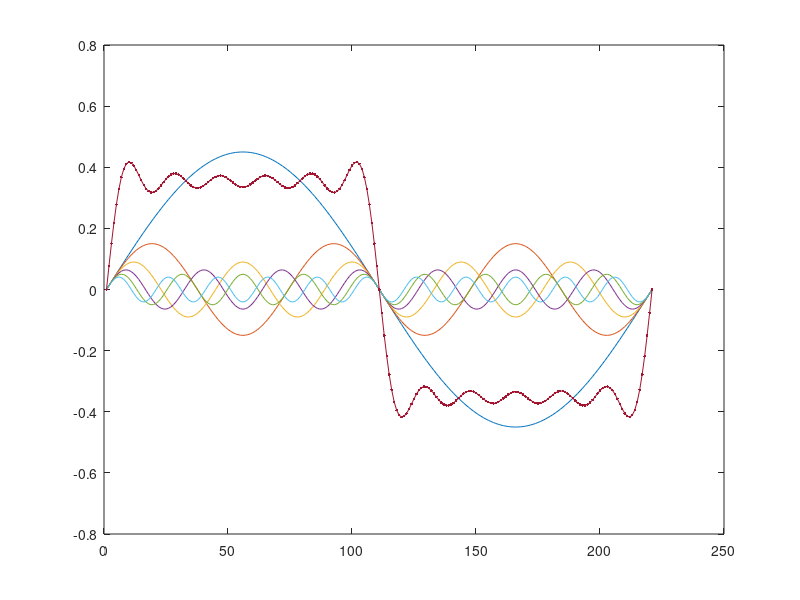
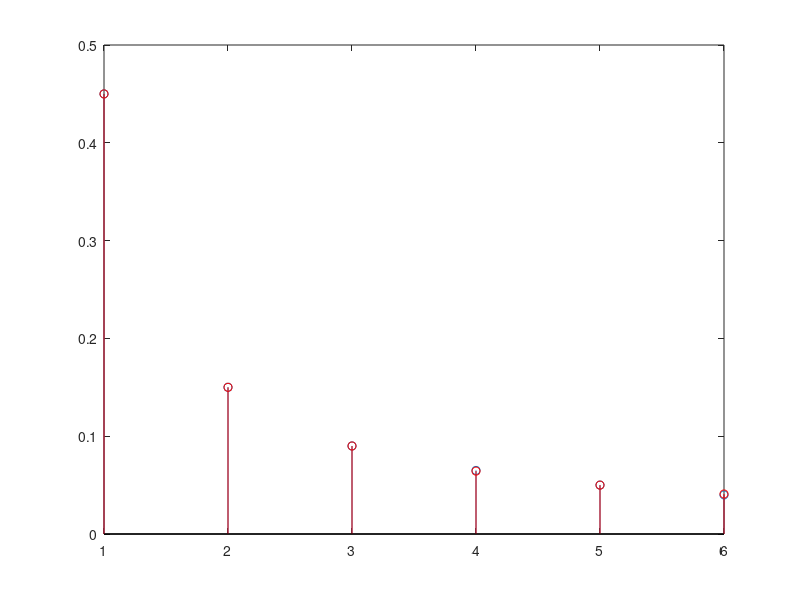

The MATLAB source for these figures, in order:
clear all;
close all;

F = [25 75 125];
amp = [0.45 0 0.150 0.09];

% 
amp = [0.45 0.15 0.09 0.065 0.05 0.04]
F = (1:2:length(amp)*2) * 1e6;
a0 = 0.5;

% calculate fourier coefficients
x0 = F(1);
x1 = F(3);
y0 = amp(1);
y1 = amp(3);
% for rect pulse we have a/(x-b)
b_hyp = (y1*x1-y0*x0)/(y1-y0);
a_hyp = y0*(x0-b_hyp);

amp_calc_hyp = a_hyp./(F-b_hyp);

T0 = 1/min(F);
TS = 1/max(F)/20;

t = 0:TS:1*T0;
s = zeros(length(F),length(t));

for i = 1:length(F)
  s(i,:) = amp_calc_hyp(i) * sin(2*pi*F(i)*t);
end

figure;
plot(s');
hold on;
plot(sum(s),'.-');

figure;
stem(amp);
hold;
stem(amp_calc_hyp,'r');